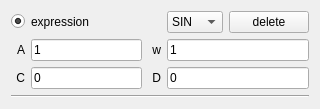
<?xml version="1.0" encoding="UTF-8"?>
<ui version="4.0">
 <class>ExEdit</class>
 <widget class="QWidget" name="ExEdit">
  <property name="geometry">
   <rect>
    <x>0</x>
    <y>0</y>
    <width>320</width>
    <height>104</height>
   </rect>
  </property>
  <property name="maximumSize">
   <size>
    <width>999999</width>
    <height>104</height>
   </size>
  </property>
  <property name="windowTitle">
   <string>Form</string>
  </property>
  <property name="styleSheet">
   <string notr="true"/>
  </property>
  <layout class="QGridLayout" name="gridLayout_2">
   <property name="sizeConstraint">
    <enum>QLayout::SetMinimumSize</enum>
   </property>
   <item row="3" column="0">
    <widget class="Line" name="line">
     <property name="orientation">
      <enum>Qt::Horizontal</enum>
     </property>
    </widget>
   </item>
   <item row="1" column="0">
    <layout class="QGridLayout" name="gridLayout" rowstretch="1,0,0" columnstretch="0,1,1,0,1,1">
     <property name="horizontalSpacing">
      <number>6</number>
     </property>
     <item row="0" column="5">
      <widget class="QPushButton" name="delete_2">
       <property name="maximumSize">
        <size>
         <width>999999</width>
         <height>16777215</height>
        </size>
       </property>
       <property name="text">
        <string>delete</string>
       </property>
      </widget>
     </item>
     <item row="1" column="0">
      <widget class="QLabel" name="label">
       <property name="styleSheet">
        <string notr="true">border: none;</string>
       </property>
       <property name="text">
        <string>A</string>
       </property>
       <property name="alignment">
        <set>Qt::AlignRight|Qt::AlignTrailing|Qt::AlignVCenter</set>
       </property>
      </widget>
     </item>
     <item row="1" column="3">
      <widget class="QLabel" name="label_2">
       <property name="styleSheet">
        <string notr="true">border: none;</string>
       </property>
       <property name="text">
        <string>w</string>
       </property>
       <property name="alignment">
        <set>Qt::AlignRight|Qt::AlignTrailing|Qt::AlignVCenter</set>
       </property>
      </widget>
     </item>
     <item row="1" column="4" colspan="2">
      <widget class="QLineEdit" name="exW">
       <property name="text">
        <string>1</string>
       </property>
      </widget>
     </item>
     <item row="2" column="3">
      <widget class="QLabel" name="label_4">
       <property name="styleSheet">
        <string notr="true">border: none;</string>
       </property>
       <property name="text">
        <string>D</string>
       </property>
       <property name="alignment">
        <set>Qt::AlignRight|Qt::AlignTrailing|Qt::AlignVCenter</set>
       </property>
      </widget>
     </item>
     <item row="2" column="0">
      <widget class="QLabel" name="label_3">
       <property name="styleSheet">
        <string notr="true">border: none;</string>
       </property>
       <property name="text">
        <string>C</string>
       </property>
       <property name="alignment">
        <set>Qt::AlignRight|Qt::AlignTrailing|Qt::AlignVCenter</set>
       </property>
      </widget>
     </item>
     <item row="2" column="4" colspan="2">
      <widget class="QLineEdit" name="exD">
       <property name="text">
        <string>0</string>
       </property>
      </widget>
     </item>
     <item row="0" column="4">
      <widget class="QComboBox" name="exSelect">
       <property name="enabled">
        <bool>true</bool>
       </property>
       <property name="maximumSize">
        <size>
         <width>999999</width>
         <height>16777215</height>
        </size>
       </property>
       <item>
        <property name="text">
         <string>SIN</string>
        </property>
       </item>
       <item>
        <property name="text">
         <string>COS</string>
        </property>
       </item>
       <item>
        <property name="text">
         <string>TAN</string>
        </property>
       </item>
      </widget>
     </item>
     <item row="0" column="0">
      <widget class="QRadioButton" name="isShow">
       <property name="tabletTracking">
        <bool>true</bool>
       </property>
       <property name="acceptDrops">
        <bool>false</bool>
       </property>
       <property name="autoFillBackground">
        <bool>false</bool>
       </property>
       <property name="text">
        <string/>
       </property>
       <property name="checked">
        <bool>true</bool>
       </property>
      </widget>
     </item>
     <item row="2" column="1" colspan="2">
      <widget class="QLineEdit" name="exC">
       <property name="text">
        <string>0</string>
       </property>
      </widget>
     </item>
     <item row="1" column="1" colspan="2">
      <widget class="QLineEdit" name="exA">
       <property name="inputMask">
        <string/>
       </property>
       <property name="text">
        <string>1</string>
       </property>
      </widget>
     </item>
     <item row="0" column="1" colspan="2">
      <widget class="QLabel" name="exText">
       <property name="minimumSize">
        <size>
         <width>106</width>
         <height>0</height>
        </size>
       </property>
       <property name="styleSheet">
        <string notr="true">border: none;</string>
       </property>
       <property name="text">
        <string>expression</string>
       </property>
      </widget>
     </item>
     <item row="0" column="3">
      <widget class="QLabel" name="label_5">
       <property name="minimumSize">
        <size>
         <width>13</width>
         <height>0</height>
        </size>
       </property>
       <property name="text">
        <string/>
       </property>
      </widget>
     </item>
    </layout>
   </item>
  </layout>
 </widget>
 <resources/>
 <connections/>
</ui>
